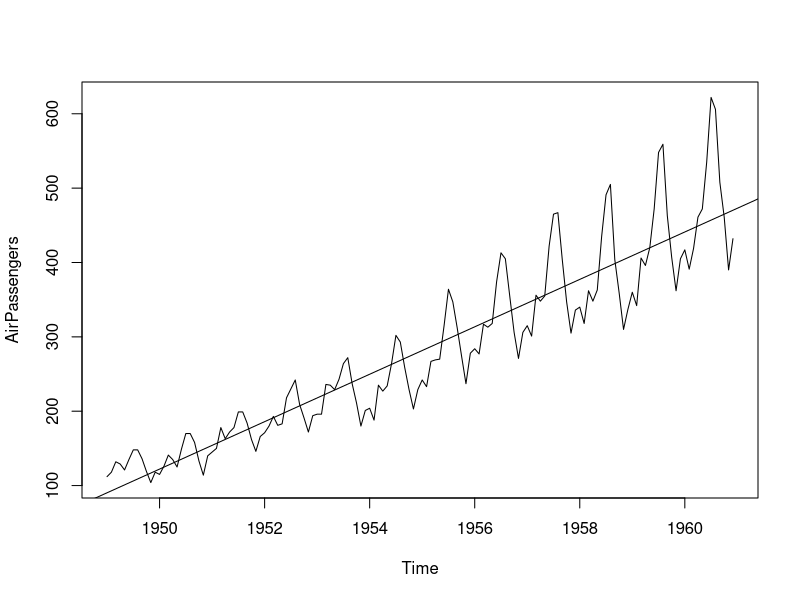
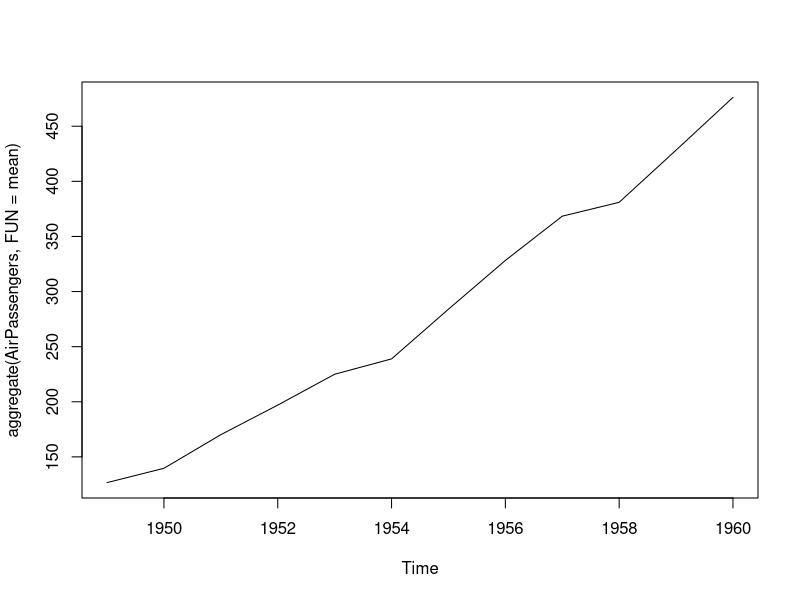
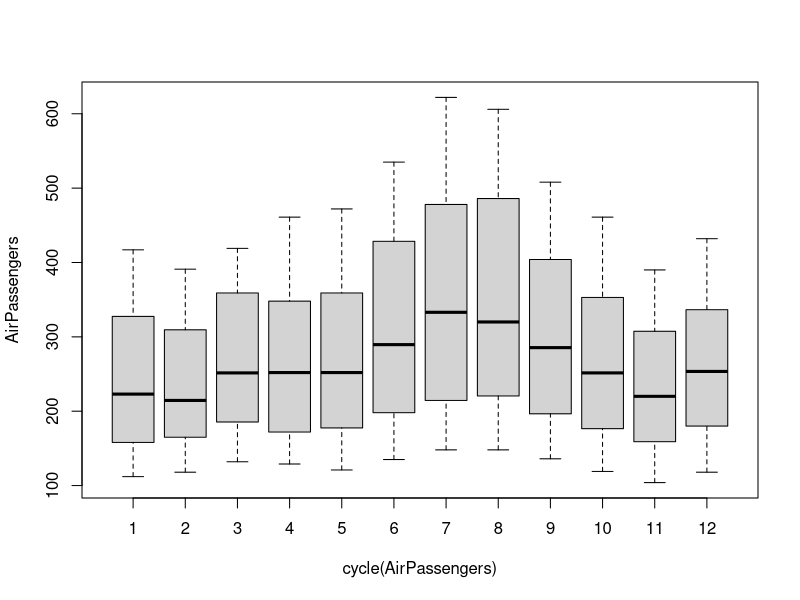
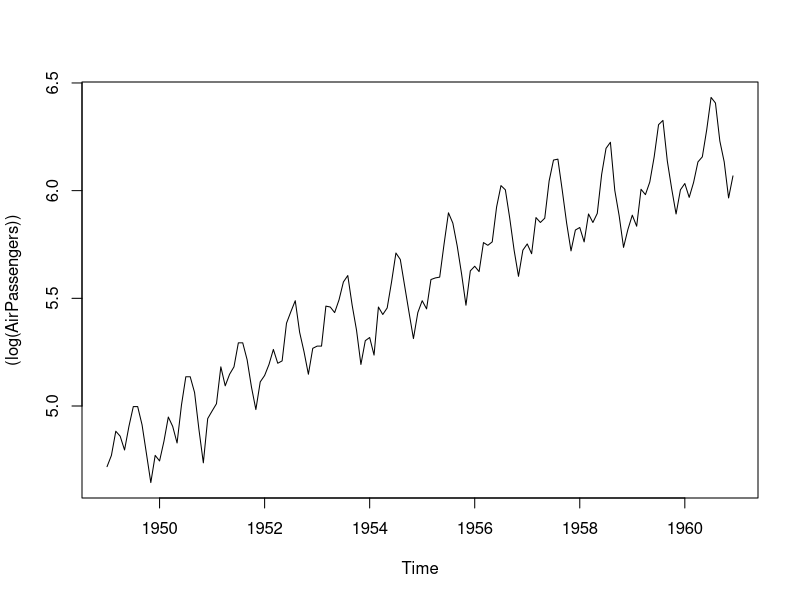
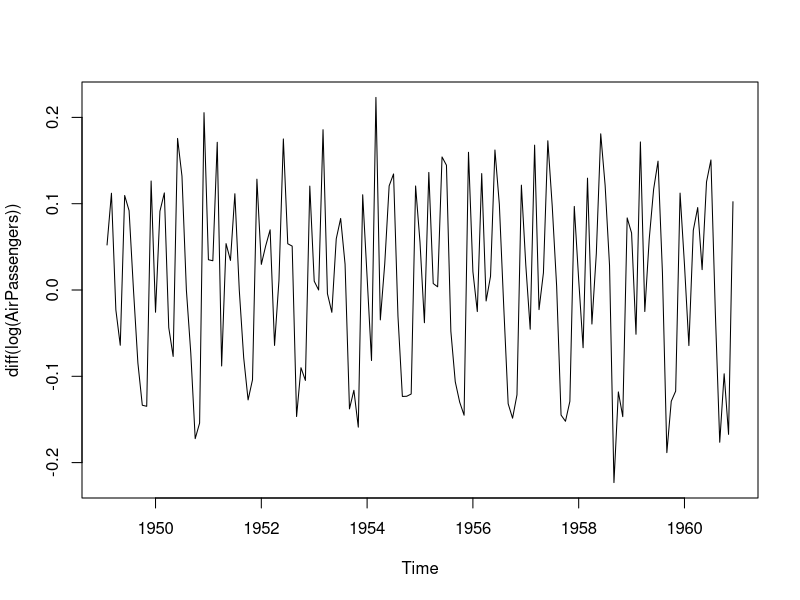
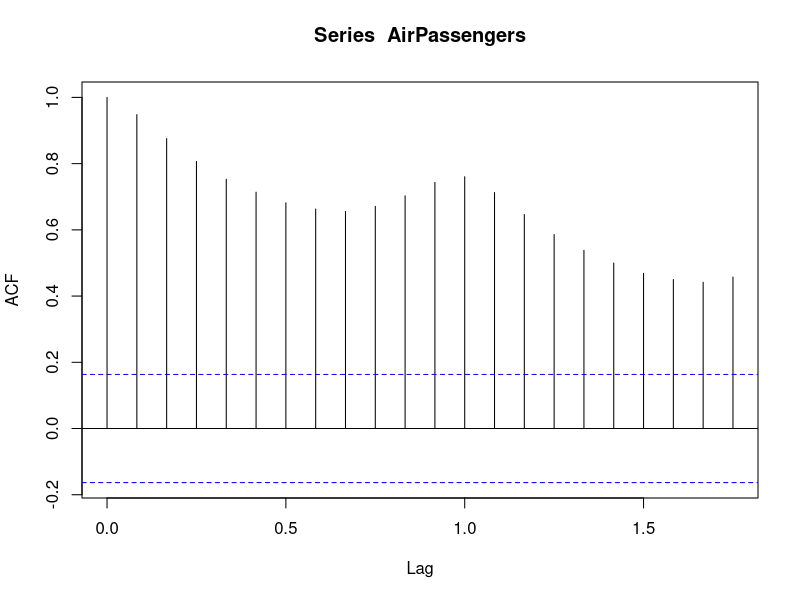
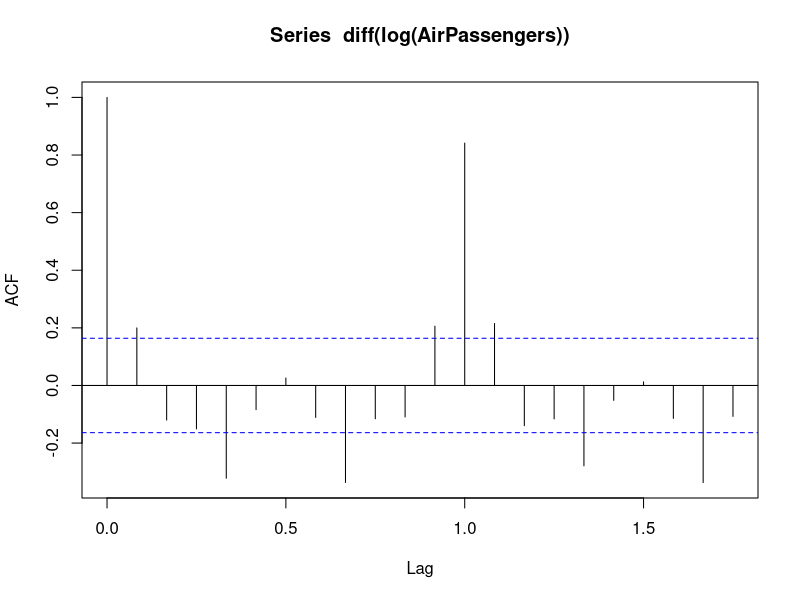
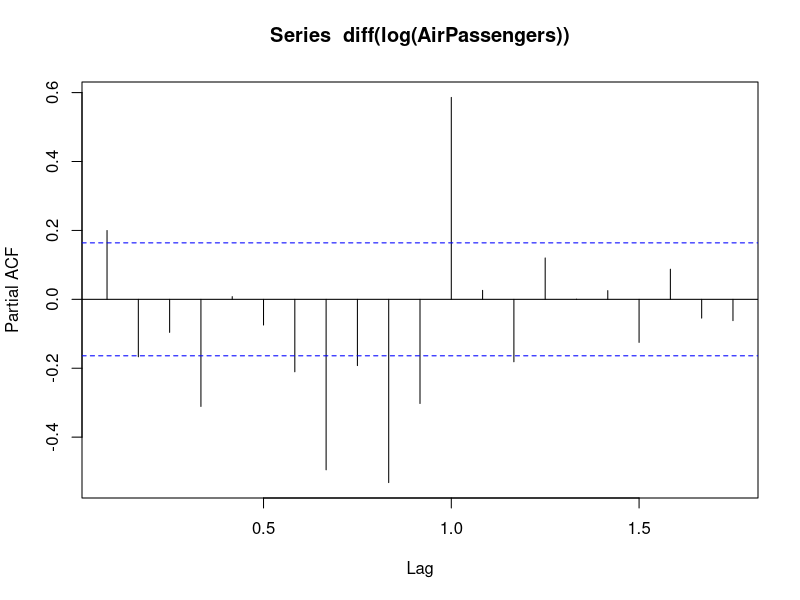

These figures' R source, in order:
## ---- chunk 1
plot(AirPassengers)
 # for checking the mean is constant or not we have to calclte it 

# here data is not stationlay  so mens are incressing and varincance are not samw
abline(reg = lm(AirPassengers~time(AirPassengers)))
# for checking he trend 

plot(aggregate(AirPassengers,FUN = mean))

data("AirPassengers")
class(AirPassengers)
# telling anout the daya is in time seris formant or not
start(AirPassengers)
end(AirPassengers)
# this are the star and end of my  time series data 

frequency(AirPassengers)
# this will tell you the cucle oof the time seris like a series of month
## ---- chunk 2
summary(AirPassengers)

boxplot(AirPassengers~cycle(AirPassengers))
# it will tells us to how the passangers are travelling across the month 

plot((log(AirPassengers)))
# it will male the  varinanec the equal 
# one with we have to make stationary with time to make varince equal using [LOG ]
# second we need to address the tred componant and make the MEAN similer equal
plot(diff(log(AirPassengers)))
# this will make full stationay in mean and varianc wise

# NOW we can apply time series model on it lilke
#airma , holw winters

#AR I MA (AR auto regrerssibv I integration MA-moving avrgage)
# p d q
# ar based on my past data to predict my future
# MA see diffrent values and find average
# I to integgarte of all the things
acf(AirPassengers) # vale of Q (q)
# auto corelation function
acf(diff(log(AirPassengers)))
# Determins the values of q / we have to take the value of q how- chose the  Nthline which is not crossing the BLUE LINE and select the (Nth-1) line

pacf(diff(log(AirPassengers))) # P
# Detrmins the valurs of p
# for calculatng the p Value we have to calcluate the same as q value
# for D value we have to make the differantation if we do 1st timr my D value =1 and if we do differantation twice then d=2 like that my vales will moving onnn
# lets fint our arima model
fit=arima(log(AirPassengers),c(0,1,1),seasonal = list(order=c(0,1,1),period=12))

pred <- predict(fit,n.ahead = 10*12)

ts.plot(AirPassengers,2.718^pred$pred,log="y",lty=c(1,3))

# Testing of our moel
datawide <- ts(AirPassengers,frequency = 12,start = c(1949,1),end = c(1959,12))

fit <- arima(log(datawide),c(0,1,1),seasonal = list(order=c(0,1,1),period=12))

pred <- predict(fit,n.ahead = 10*12)

pred1 <- 2.718^pred$pred

data1 <- head(pred1,12)
predicted_1960 <- round(data1,digits = 0)
original_1960 <- tail(AirPassengers,12)

ts.plot(AirPassengers ,2.718^pred$pred,log="y",lty=c(1,3))
